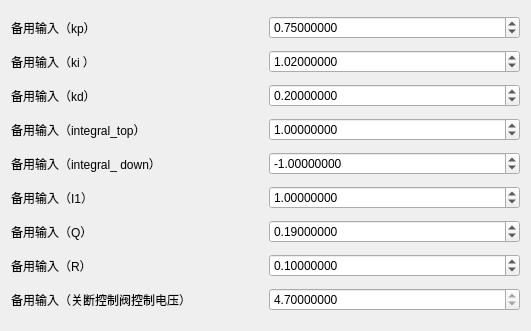
     <widget class="QWidget" name="layoutWidget_2">
      <property name="geometry">
       <rect>
        <x>110</x>
        <y>490</y>
        <width>531</width>
        <height>331</height>
       </rect>
      </property>
      <layout class="QVBoxLayout" name="verticalLayout_4">
       <item>
        <layout class="QHBoxLayout" name="horizontalLayout_25">
         <item>
          <widget class="QLabel" name="label_147">
           <property name="text">
            <string>备用输入（kp）</string>
           </property>
          </widget>
         </item>
         <item>
          <widget class="QDoubleSpinBox" name="backupSend1">
           <property name="decimals">
            <number>8</number>
           </property>
           <property name="minimum">
            <double>-100000.000000000000000</double>
           </property>
           <property name="maximum">
            <double>10000.000000000000000</double>
           </property>
           <property name="singleStep">
            <double>0.000100000000000</double>
           </property>
           <property name="value">
            <double>0.750000000000000</double>
           </property>
          </widget>
         </item>
        </layout>
       </item>
       <item>
        <layout class="QHBoxLayout" name="horizontalLayout_26">
         <item>
          <widget class="QLabel" name="label_148">
           <property name="text">
            <string>备用输入（ki ）</string>
           </property>
          </widget>
         </item>
         <item>
          <widget class="QDoubleSpinBox" name="backupSend2">
           <property name="decimals">
            <number>8</number>
           </property>
           <property name="minimum">
            <double>-100000.000000000000000</double>
           </property>
           <property name="maximum">
            <double>10000.000000000000000</double>
           </property>
           <property name="singleStep">
            <double>0.000100000000000</double>
           </property>
           <property name="value">
            <double>1.020000000000000</double>
           </property>
          </widget>
         </item>
        </layout>
       </item>
       <item>
        <layout class="QHBoxLayout" name="horizontalLayout_39">
         <item>
          <widget class="QLabel" name="label_149">
           <property name="text">
            <string>备用输入（kd）</string>
           </property>
          </widget>
         </item>
         <item>
          <widget class="QDoubleSpinBox" name="backupSend3">
           <property name="decimals">
            <number>8</number>
           </property>
           <property name="minimum">
            <double>-100000.000000000000000</double>
           </property>
           <property name="maximum">
            <double>10000.000000000000000</double>
           </property>
           <property name="singleStep">
            <double>0.000100000000000</double>
           </property>
           <property name="value">
            <double>0.200000000000000</double>
           </property>
          </widget>
         </item>
        </layout>
       </item>
       <item>
        <layout class="QHBoxLayout" name="horizontalLayout_48">
         <item>
          <widget class="QLabel" name="label_150">
           <property name="text">
            <string>备用输入（integral_top）</string>
           </property>
          </widget>
         </item>
         <item>
          <widget class="QDoubleSpinBox" name="backupSend4">
           <property name="decimals">
            <number>8</number>
           </property>
           <property name="minimum">
            <double>-10000000.000000000000000</double>
           </property>
           <property name="maximum">
            <double>10000000.000000000000000</double>
           </property>
           <property name="value">
            <double>1.000000000000000</double>
           </property>
          </widget>
         </item>
        </layout>
       </item>
       <item>
        <layout class="QHBoxLayout" name="horizontalLayout_49">
         <item>
          <widget class="QLabel" name="label_151">
           <property name="text">
            <string>备用输入（integral_ down）</string>
           </property>
          </widget>
         </item>
         <item>
          <widget class="QDoubleSpinBox" name="backupSend5">
           <property name="decimals">
            <number>8</number>
           </property>
           <property name="minimum">
            <double>-100000000000000.000000000000000</double>
           </property>
           <property name="maximum">
            <double>10000000.000000000000000</double>
           </property>
           <property name="value">
            <double>-1.000000000000000</double>
           </property>
          </widget>
         </item>
        </layout>
       </item>
       <item>
        <layout class="QHBoxLayout" name="horizontalLayout_50">
         <item>
          <widget class="QLabel" name="label_152">
           <property name="text">
            <string>备用输入（I1）</string>
           </property>
          </widget>
         </item>
         <item>
          <widget class="QDoubleSpinBox" name="backupSend6">
           <property name="decimals">
            <number>8</number>
           </property>
           <property name="minimum">
            <double>-100000.000000000000000</double>
           </property>
           <property name="maximum">
            <double>10000.000000000000000</double>
           </property>
           <property name="value">
            <double>1.000000000000000</double>
           </property>
          </widget>
         </item>
        </layout>
       </item>
       <item>
        <layout class="QHBoxLayout" name="horizontalLayout_51">
         <item>
          <widget class="QLabel" name="label_153">
           <property name="text">
            <string>备用输入（Q）</string>
           </property>
          </widget>
         </item>
         <item>
          <widget class="QDoubleSpinBox" name="backupSend7">
           <property name="decimals">
            <number>8</number>
           </property>
           <property name="minimum">
            <double>-100000.000000000000000</double>
           </property>
           <property name="maximum">
            <double>10000.000000000000000</double>
           </property>
           <property name="value">
            <double>0.190000000000000</double>
           </property>
          </widget>
         </item>
        </layout>
       </item>
       <item>
        <layout class="QHBoxLayout" name="horizontalLayout_52">
         <item>
          <widget class="QLabel" name="label_154">
           <property name="text">
            <string>备用输入（R）</string>
           </property>
          </widget>
         </item>
         <item>
          <widget class="QDoubleSpinBox" name="backupSend8">
           <property name="decimals">
            <number>8</number>
           </property>
           <property name="minimum">
            <double>-100000.000000000000000</double>
           </property>
           <property name="maximum">
            <double>10000.000000000000000</double>
           </property>
           <property name="value">
            <double>0.100000000000000</double>
           </property>
          </widget>
         </item>
        </layout>
       </item>
       <item>
        <layout class="QHBoxLayout" name="horizontalLayout_53">
         <item>
          <widget class="QLabel" name="label_155">
           <property name="text">
            <string>备用输入（关断控制阀控制电压）</string>
           </property>
          </widget>
         </item>
         <item>
          <widget class="QDoubleSpinBox" name="backupSend9">
           <property name="readOnly">
            <bool>true</bool>
           </property>
           <property name="decimals">
            <number>8</number>
           </property>
           <property name="minimum">
            <double>-100000.000000000000000</double>
           </property>
           <property name="maximum">
            <double>10000.000000000000000</double>
           </property>
           <property name="value">
            <double>4.700000000000000</double>
           </property>
          </widget>
         </item>
        </layout>
       </item>
      </layout>
     </widget>
